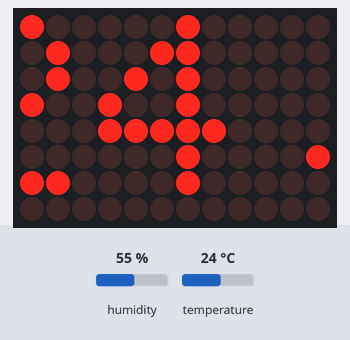
Recording of a sketch running on a simulated Arduino Uno R4 WiFi. On the bench: 12×8 LED matrix. The test bench sets the inputs (shaded band); at power-on: temperature 24 °C, humidity 55 %. WiFi joins after 1.5 s; servers stay silent unless stated; what the sketch prints to the serial monitor is not drawn.

Above: at 2.72 s.
2.8 s: temperature set to 12 °C
At 6.05 s:
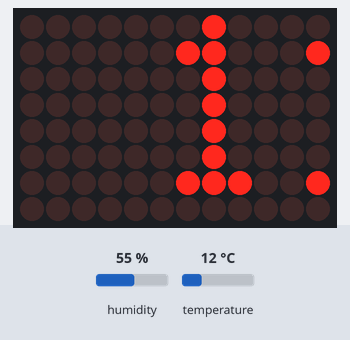
7.7 s: temperature set to 19 °C
At 10.03 s:
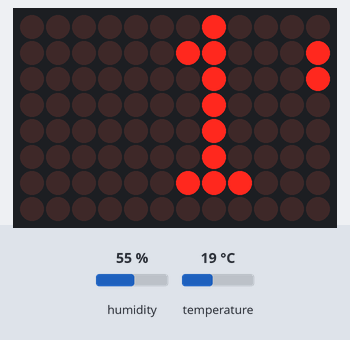
12.6 s: temperature set to 28 °C
At 14.09 s:
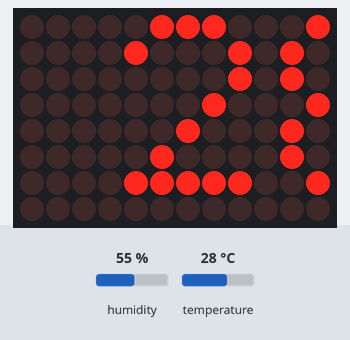
17.5 s: temperature set to 33 °C
At 18.07 s:
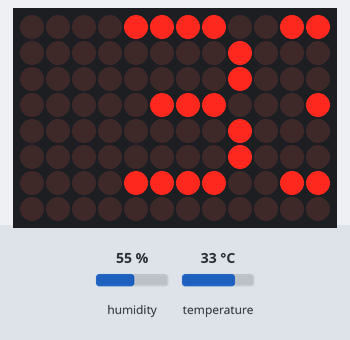
22.4 s: temperature set to 41 °C
At 26.04 s:
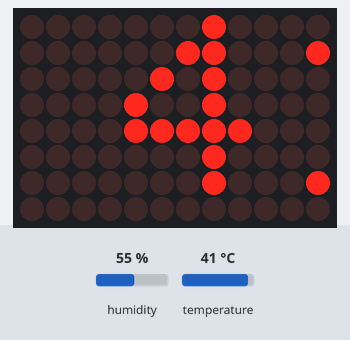
27.7 s: temperature set to 7 °C
At 30.05 s:
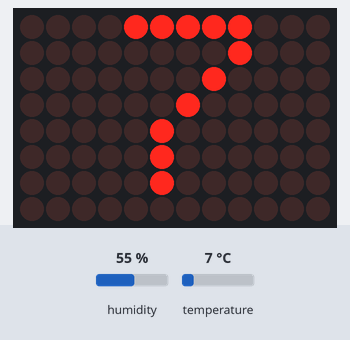

Measured:
- after the input at 2.8 s, the display: first differs from a run without the input after 3.2 s (image 1)
- after the input at 7.7 s, the display: first differs from a run without the input after 2.3 s (image 2)
- after the input at 12.6 s, the display: first differs from a run without the input after 1.5 s (image 3)
- after the input at 17.5 s, the display: first differs from a run without the input after 0.56 s (image 4)
- after the input at 22.4 s, the display: first differs from a run without the input after 3.6 s (image 5)
- after the input at 27.7 s, the display: first differs from a run without the input after 2.3 s (image 6)

The sketch:

TomatoTempManager.ino
```cpp
#include <WiFiS3.h>
#include <WiFiSSLClient.h>
#include <DHT.h>
#include "Arduino_LED_Matrix.h"

ArduinoLEDMatrix matrix;

// ===== WiFi =====
const char* ssid = "xxxxxxxx";
const char* password = "xxxxxxx";

// ===== GAS =====
const char* host = "script.google.com";
const char* gas_url = "/macros/xxxxxxxxxxxxxxxxxxx/exec";

// ===== DHT11 =====
#define DHTPIN 2
#define DHTTYPE DHT11
DHT dht(DHTPIN, DHTTYPE);

// ===== 8x5フォント=====
const uint8_t font[][8] = {
{0b01110,0b10001,0b10001,0b10001,0b10001,0b10001,0b01110,0b00000}, //0
{0b00100,0b01100,0b00100,0b00100,0b00100,0b00100,0b01110,0b00000}, //1
{0b01110,0b10001,0b00001,0b00010,0b00100,0b01000,0b11111,0b00000}, //2
{0b11110,0b00001,0b00001,0b01110,0b00001,0b00001,0b11110,0b00000}, //3
{0b00010,0b00110,0b01010,0b10010,0b11111,0b00010,0b00010,0b00000}, //4
{0b11111,0b10000,0b11110,0b00001,0b00001,0b10001,0b01110,0b00000}, //5
{0b00110,0b01000,0b10000,0b11110,0b10001,0b10001,0b01110,0b00000}, //6
{0b11111,0b00001,0b00010,0b00100,0b01000,0b01000,0b01000,0b00000}, //7
{0b01110,0b10001,0b10001,0b01110,0b10001,0b10001,0b01110,0b00000}, //8
{0b01110,0b10001,0b10001,0b01111,0b00001,0b00010,0b01100,0b00000}, //9
{0b00000,0b00000,0b00000,0b00000,0b00000,0b00100,0b00000,0b00000}, //.
{0b01110,0b10001,0b10000,0b10000,0b10000,0b10001,0b01110,0b00000}, //C
{0b00110,0b01001,0b01001,0b00110,0b00000,0b00000,0b00000,0b00000}  //°
};

// ===== 文字列 =====
String text = "28.6*C";

int offset = 0;

//更新間隔
unsigned long lastScroll = 0;
unsigned long lastTemp = 0;
unsigned long lastSend = 0;

// ===== WiFi接続 =====
void connectWiFi() {
  WiFi.begin(ssid, password);
  while (WiFi.status() != WL_CONNECTED) {
    delay(300);
  }
}

// ===== GAS送信 =====
void sendToGAS(float t, float h) {

 WiFiSSLClient client;   // ★ここで作る

  String url = String(gas_url) + "?temperature=" + String(t, 1)  + "&humidity=" + String(h, 1);  // ★ここで作る

Serial.println(url);  // ★デバッグ用（重要）

  if (!client.connect(host, 443)) return;

  String params = "temp=" + String(t,1) + "&hum=" + String(h,1);

  String request = String("GET ") + url + "?" + params +
                   " HTTP/1.1\r\n" +
                   "Host: " + host + "\r\n" +
                   "Connection: close\r\n\r\n";

  client.print(request);

  while (client.connected()) {
    String line = client.readStringUntil('\n');
    if (line == "\r") break;
  }

  client.stop();
}


// ===== フォントindex =====
int getIndex(char c) {
  if (c >= '0' && c <= '9') return c - '0';
  if (c == '.') return 10;
  if (c == 'C') return 11;
  if (c == '*') return 12;
  return -1;
}

// ===== 描画 =====
void draw(uint8_t frame[8][12], int off) {

  for (int y = 0; y < 8; y++)
    for (int x = 0; x < 12; x++)
      frame[y][x] = 0;

  int col = 12 - off;

  for (int i = 0; i < text.length(); i++) {

    char c = text[i];

    if (c == ' ') { col += 4; continue; }

    int f = getIndex(c);
    if (f < 0) { col += 4; continue; }

    for (int x = 0; x < 5; x++) {
      for (int y = 0; y < 8; y++) {

        int sx = col + x;
        int sy = y;

        if (sx >= 0 && sx < 12 && sy < 8) {
          frame[sy][sx] =
            (font[f][y] >> (4 - x)) & 1;
        }
      }
    }

    col += 6;
  }
}

void setup() {
  matrix.begin();
  dht.begin();
  connectWiFi();

Serial.begin(115200);
Serial.println("START");

}

void loop() {

  // ===== 温度更新（2秒ごと）=====
  if (millis() - lastTemp > 2000) {
    lastTemp = millis();

    float t = dht.readTemperature();

    if (!isnan(t)) {
      text = String(t, 1) + "*C";
    }
  }

   // ===== スクロール =====
  if (millis() - lastScroll > 80) {
    lastScroll = millis();

    uint8_t frame[8][12];
    draw(frame, offset);

    matrix.renderBitmap(frame, 8, 12);

    int totalWidth = text.length() * 6 + 12;
    offset++;
    if (offset > totalWidth) {
      offset = 0;
    }
  }

  //=====GAS送信===========
 if (millis() - lastSend > 3600000) {
//   if (millis() - lastSend > 6000) {
  lastSend = millis();

  float t = dht.readTemperature();
  float h = dht.readHumidity();

   Serial.println("SEND TRIGGER");

  if (!isnan(t) && !isnan(h)) {
    sendToGAS(t, h);
  }
}
}
```
